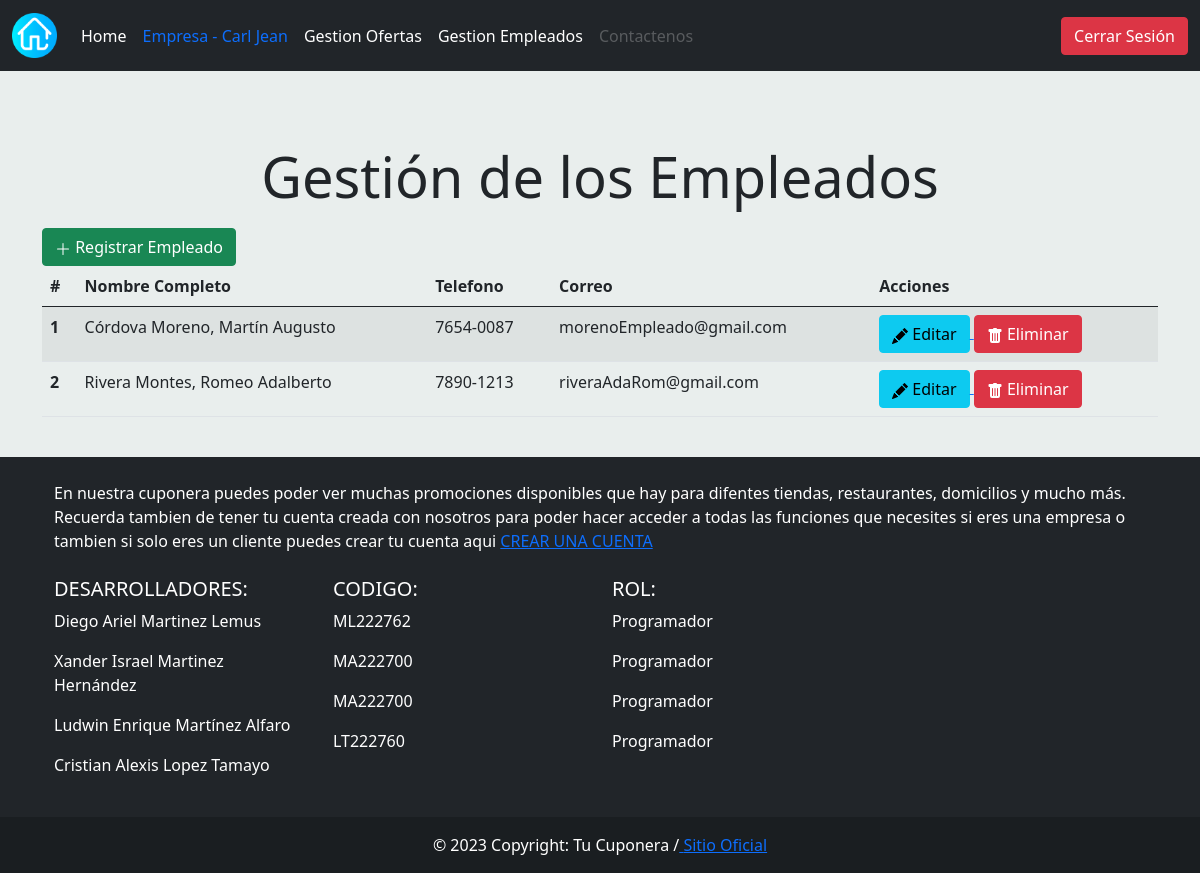
The page /vista/GestorEmpleados.php (signed in) on the database its author committed.
### tables this page shows
CREATE TABLE `usuario` (
  `CodUsuario` int(11) NOT NULL,
  `DUI` char(10) DEFAULT NULL,
  `Foto` varchar(100) DEFAULT NULL,
  `Nombre` varchar(25) NOT NULL,
  `Apellido` varchar(30) NOT NULL,
  `Direccion` varchar(150) DEFAULT NULL,
  `Telefono` char(9) NOT NULL,
  `Correo` varchar(35) NOT NULL,
  `Contrasena` varchar(256) NOT NULL,
  `CodRol` int(11) DEFAULT NULL,
  `CodEmpresa` char(6) DEFAULT NULL,
  `codigo_verificacion` varchar(255) DEFAULT NULL,
  `Verificado` int(11) NOT NULL DEFAULT 0
);

### modelo/Usuario/daoUsuario.php (called while the page is built, shortened)
<?php
class daoUsuario{
    public function listaEmpleados($empresa){
        $sql = "SELECT * FROM usuario WHERE CodEmpresa=:empresa AND CodRol = 4";
        $cn = new Conexion();
        $dbh = $cn->getConexion();
        $stmt = $dbh->prepare($sql);
        $stmt->bindParam(':empresa',$empresa);
        $stmt->execute();
        $empleados = $stmt->fetchAll(PDO::FETCH_ASSOC);
        return $empleados;
    }
}
?>

### vista/GestorEmpleados.php (the view, shortened to what this page needs)
<?php
if (empty($_SESSION)) {
    echo "Inicie Sesion";
} else {
    if ($_SESSION["Rol"] == "Empresa") {
        require "../modelo/Usuario/daoUsuario.php";
        $daoUsuario = new daoUsuario();
        $listaEmpleados = $daoUsuario->listaEmpleados($_SESSION["CodEmpresa"]);
        require 'menu.php';
?>
        <!doctype html>
        <html lang="en">
        <head>
            <link href="https://cdn.jsdelivr.net/npm/bootstrap@5.0.2/dist/css/bootstrap.min.css" rel="stylesheet">
        </head>
        <body style="background-color: #E9EEED ;">
            <div style="padding-bottom: 10px;">
                <h1 class="display-4 text-center">Gestión de los Empleados </h1>
            </div>
            <section>
                <div class="container">
                    <div class="col-lg-15">
                        <a href="CrearEmpleado.php"><button type='button' class='btn btn-success'>
                            <svg xmlns="http://www.w3.org/2000/svg" width="16" height="16" fill="currentColor" class="bi bi-plus-lg" viewBox="0 0 16 16">
                                <path fill-rule="evenodd" d="M8 2a.5.5 0 0 1 .5.5v5h5a.5.5 0 0 1 0 1h-5v5a.5.5 0 0 1-1 0v-5h-5a.5.5 0 0 1 0-1h5v-5A.5.5 0 0 1 8 2Z" />
                            </svg> Registrar Empleado</button></a>
                        <br>
                        <table class="table table-striped table-hover">
                            <thead class="thead-dark">
                                <tr>
                                    <th>#</th>
                                    <th>Nombre Completo</th>
                                    <th>Telefono</th>
                                    <th>Correo</th>
                                    <th>Acciones</th>
                                </tr>
                            </thead>
                            <tbody>
                                <?php
                                $i = 0;
                                foreach ($listaEmpleados as $empleado) {
                                    $i++;
                                    echo "<tr>
                                    <th> $i </th>
                                    <td>" . $empleado['Apellido'] . ", " . $empleado['Nombre'] . " </td>
                                    <td> " . $empleado['Telefono'] . " </td>
                                    <td> " . $empleado['Correo'] . " </td>
                                    <td> <a href='CrearEmpleado.php?id=".$empleado['CodUsuario']."'><button type='button' class='btn btn-info'>
                                    <svg xmlns='http://www.w3.org/2000/svg' width='16' height='16' fill='black' class='bi bi-pencil-fill' viewBox='0 0 16 16'>
  <path d='M12.854.146a.5.5 0 0 0-.707 0L10.5 1.793 14.207 5.5l1.647-1.646a.5.5 0 0 0 0-.708l-3-3zm.646 6.061L9.793 2.5 3.293 9H3.5a.5.5 0 0 1 .5.5v.5h.5a.5.5 0 0 1 .5.5v.5h.5a.5.5 0 0 1 .5.5v.5h.5a.5.5 0 0 1 .5.5v.207l6.5-6.5zm-7.468 7.468A.5.5 0 0 1 6 13.5V13h-.5a.5.5 0 0 1-.5-.5V12h-.5a.5.5 0 0 1-.5-.5V11h-.5a.5.5 0 0 1-.5-.5V10h-.5a.499.499 0 0 1-.175-.032l-.179.178a.5.5 0 0 0-.11.168l-2 5a.5.5 0 0 0 .65.65l5-2a.5.5 0 0 0 .168-.11l.178-.178z'/>
                                    </svg>   Editar</button> </a>
                                    <button onclick='eliminar(".$empleado['CodUsuario'].")' type='button' class='btn btn-danger'>
                                    <svg xmlns='http://www.w3.org/2000/svg' width='16' height='16' fill='white' class='bi bi-trash-fill' viewBox='0 0 16 16'>
  <path d='M2.5 1a1 1 0 0 0-1 1v1a1 1 0 0 0 1 1H3v9a2 2 0 0 0 2 2h6a2 2 0 0 0 2-2V4h.5a1 1 0 0 0 1-1V2a1 1 0 0 0-1-1H10a1 1 0 0 0-1-1H7a1 1 0 0 0-1 1H2.5zm3 4a.5.5 0 0 1 .5.5v7a.5.5 0 0 1-1 0v-7a.5.5 0 0 1 .5-.5zM8 5a.5.5 0 0 1 .5.5v7a.5.5 0 0 1-1 0v-7A.5.5 0 0 1 8 5zm3 .5v7a.5.5 0 0 1-1 0v-7a.5.5 0 0 1 1 0z'/>
                                    </svg>  Eliminar</button>
                                    </td>
                                    </tr>";
                                }
                                ?>
                            </tbody>
                        </table>
                    </div>
                </div>
            </section>
            <br>
        </body>
        </html>
<?php
        require 'footer.php';
    } else {
        echo "Usted no tiene permiso a esta pagina";
    }
}
?>

### rows shown on the page
usuario: Apellido "Córdova Moreno", Nombre "Martín Augusto", Telefono "7654-0087", Correo "morenoEmpleado@gmail.com"
usuario: Apellido "Rivera Montes", Nombre "Romeo Adalberto", Telefono "7890-1213", Correo "riveraAdaRom@gmail.com"

### other values the page prints
$log "Empresa - Carl Jean"
